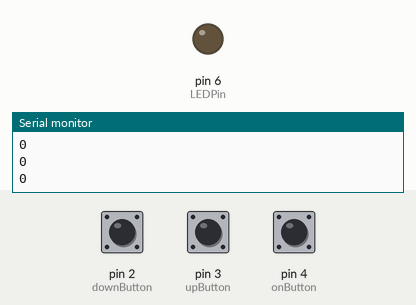
This sketch was run on a simulated Arduino Uno, built with avr-gcc and run on an emulated ATmega328P. Parts: output pins drawn as LEDs (lit = HIGH), the last lines printed to the serial monitor. The test bench sets the inputs (shaded band); at power-on: pin 4 (onButton) LOW, pin 2 (downButton) LOW, pin 3 (upButton) LOW.

Above: at 1.2 s.
1.3 s: pin 4 (onButton) pulled HIGH for 0.15 s
At 1.6 s:
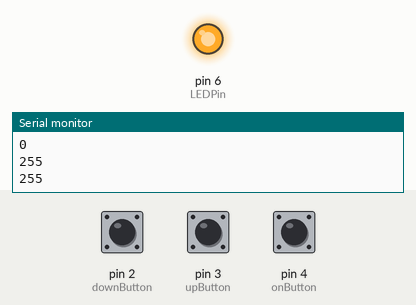
2.9 s: pin 2 (downButton) pulled HIGH for 0.15 s
At 3.6 s:
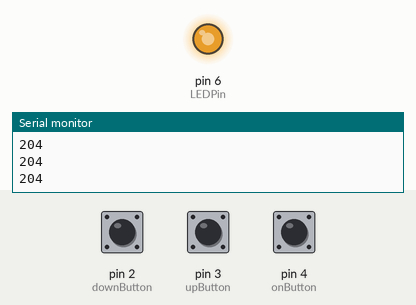
4.5 s: pin 2 (downButton) pulled HIGH for 1 s
At 4.9 s:
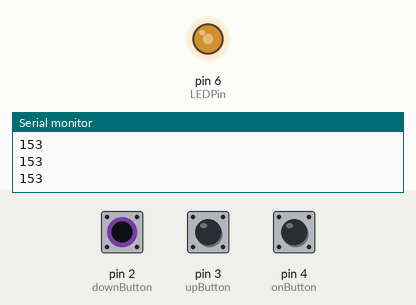
7.0 s: pin 2 (downButton) pulled HIGH for 0.15 s
At 8.2 s:
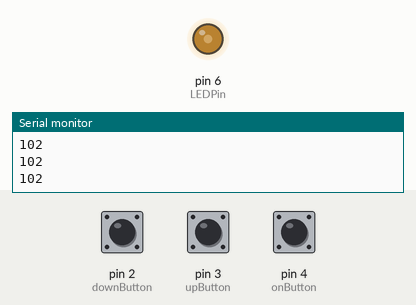
8.6 s: pin 4 (onButton) pulled HIGH for 1 s
At 8.9 s:
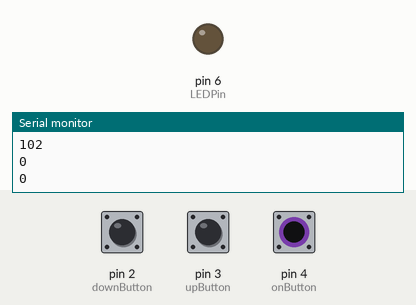
Timing chart, 0 to 11.6 s (numbered marks = the images above; inputs shaded):
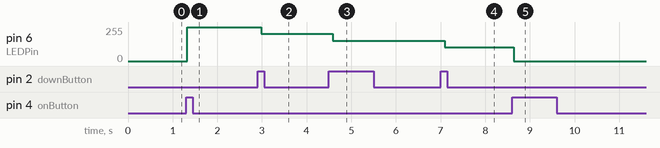

The sketch:

BrightnessControl.ino
```cpp
int onButton = 4;
int upButton = 3;
int downButton = 2;

int onButtonValNew;
int upButtonValNew;
int downButtonValNew;

int onButtonValOld = 1;
int upButtonValOld = 1;
int downButtonValOld = 1;

int LEDPin = 6;
int LEDState = 0;

int dt = 25;

int increment = 51;
int analogVal = 0;


void setup() {
  // put your setup code here, to run once:
  pinMode(onButton, INPUT);
  pinMode(upButton, INPUT);
  pinMode(downButton,INPUT);
  Serial.begin(9600);

}

void loop() {
  // put your main code here, to run repeatedly:
  onButtonValNew = digitalRead(onButton);
  upButtonValNew = digitalRead(upButton);
  downButtonValNew = digitalRead(downButton);

  Serial.println(analogVal);
  delay(dt);


  if(onButtonValOld == 0 && onButtonValNew == 1){

    if(LEDState == 0){
      analogVal = 255;
      analogWrite(LEDPin, analogVal);
      LEDState = 1;
    }
    else{
      analogVal = 0;
      analogWrite(LEDPin, analogVal);
      LEDState = 0;
    }
  }
  onButtonValOld = onButtonValNew;
  delay(dt);

  if(LEDState == 1){
    if(upButtonValOld == 0 && upButtonValNew == 1){
      if(analogVal != 255){
        analogVal += increment;
        analogWrite(LEDPin, analogVal);
      }
    }
  }
  upButtonValOld = upButtonValNew;
  delay(dt);

  if(LEDState == 1){
    if(downButtonValOld == 0 && downButtonValNew == 1){
      if(analogVal != 0){
        analogVal -= increment;
        analogWrite(LEDPin, analogVal);
      }
    }
  }
  downButtonValOld = downButtonValNew;
  delay(dt);
}
```

Measured:
- after the input at 1.3 s, pin 6 (LEDPin): 0/255 → 255/255 at once
- after the input at 2.9 s, pin 6 (LEDPin): 255/255 → 204/255 after 0.08 s
- after the input at 4.5 s, pin 6 (LEDPin): 204/255 → 153/255 after 0.08 s
- after the input at 7.0 s, pin 6 (LEDPin): 153/255 → 102/255 after 0.09 s
- after the input at 8.6 s, pin 6 (LEDPin): 102/255 → 0/255 at once
